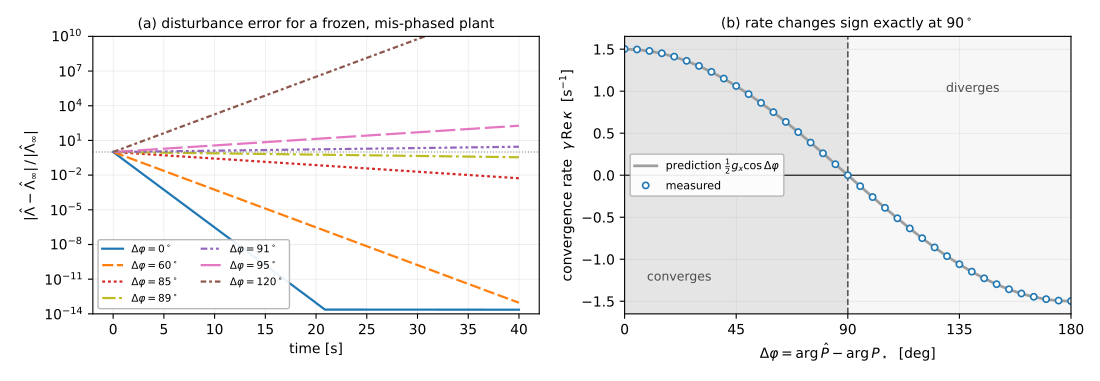

Source code (Python):
"""Divergence of the disturbance estimate when the plant phase violates the
90-degree margin condition (eq. `margin` of the report).

The exact component-wise AVC update is run with the plant half frozen at
P_hat = |P_star| exp(i(arg P_star + dphi)), so that |kappa| = 1 and the only
varying quantity is the phase error dphi. A single noiseless tone is used, so
the only mechanism at play is the one under test.
"""
import numpy as np
import matplotlib
matplotlib.use('Agg')
import matplotlib.pyplot as plt

import avc_plotstyle as st

TS   = 1e-3                                     # loop period [s]
FVIB = 47.0                                     # vibration frequency [Hz]
GX   = 3.0                                      # state adaptation gain
PSTAR = 0.555 * np.exp(1j * np.radians(119.0))  # measured plant at 47 Hz
LSTAR = 120.0 * np.exp(1j * 0.7)                # disturbance phasor


def run(dphi_deg, tmax):
    """Exact AVC update, plant frozen at a phase error of dphi_deg."""
    Phat = abs(PSTAR) * np.exp(1j * (np.angle(PSTAR) + np.radians(dphi_deg)))
    kappa = np.conj(PSTAR / Phat)
    Linf = LSTAR / kappa
    x1, x2 = Phat.real, Phat.imag
    x3, x4 = 0.0, 0.0
    w, a, mu = 2 * np.pi * FVIB, 0.0, GX * TS
    n = int(tmax / TS)
    out = np.empty(n)
    for k in range(n):
        c, s = np.cos(a), np.sin(a)
        D = x1 * x1 + x2 * x2
        tc = -(x1 * x3 - x2 * x4) / D
        ts = -(x1 * x4 + x2 * x3) / D
        Z = (tc + 1j * ts) * np.conj(PSTAR) + LSTAR
        y = Z.real * c + Z.imag * s
        e = (tc * c + ts * s) * x1 + (ts * c - tc * s) * x2 + c * x3 + s * x4 - y
        x3 -= mu * c * e
        x4 -= mu * s * e
        a += w * TS
        out[k] = abs(x3 + 1j * x4 - Linf)
        if out[k] > 1e30:
            out[k:] = np.nan
            break
    return np.arange(n) * TS, out / abs(Linf)


# ---- panel (a): a few representative phase errors -------------------------
TMAX = 40.0
cases = [0, 60, 85, 89, 91, 95, 120]
# grey ladder plus distinct dashes: seven curves, no colour needed
sty = dict(zip(cases, st.styles(len(cases), markers=False)))
traj = {d: run(d, TMAX) for d in cases}

# ---- panel (b): measured growth rate against cos(dphi) --------------------
angles = np.arange(0, 181, 5.0)
rates = []
for d in angles:
    tmax = 40.0 if abs(d - 90) < 25 else 6.0   # slow rates need a long baseline
    t, v = run(d, tmax)
    m = (t > 0.1 * tmax) & (t < 0.95 * tmax) & np.isfinite(v) & (v > 1e-250)
    rates.append(-np.polyfit(t[m], np.log(v[m]), 1)[0] if m.sum() > 50 else np.nan)
rates = np.array(rates)

st.apply_rc(plt)
fig, ax = plt.subplots(1, 2, figsize=(11, 3.8))

a = ax[0]
for d in cases:
    t, v = traj[d]
    a.semilogy(t, np.maximum(v, 1e-16), lw=1.6, **sty[d],
               label=rf'$\Delta\varphi={d}^\circ$')
a.axhline(1.0, color='0.5', lw=0.8, ls=':')
a.set_xlabel('time [s]')
a.set_ylabel(r'$|\hat\Lambda-\hat\Lambda_\infty|\,/\,|\hat\Lambda_\infty|$')
a.set_ylim(1e-14, 1e10)
a.set_title(r'(a) disturbance error for a frozen, mis-phased plant', fontsize=10)
a.legend(fontsize=7.5, ncol=2, loc='lower left')

b = ax[1]
b.axhline(0, color='k', lw=0.8)
b.axvspan(0, 90, facecolor='0.90', edgecolor='none', zorder=0)
b.axvspan(90, 180, facecolor='0.97', edgecolor='none', zorder=0,
          hatch='///')
b.axvline(90, color='0.35', lw=1.2, ls='--')
b.plot(angles, 0.5 * GX * np.cos(np.radians(angles)), lw=2.0, color='0.62',
       label=r'prediction $\frac{1}{2}g_x\cos\Delta\varphi$')
b.plot(angles, rates, 'o', ms=4.5, color=st.COLORS[0], mfc='white',
       mew=1.2, label='measured')
b.set_xlabel(r'$\Delta\varphi=\arg\hat P-\arg P_\star$  [deg]')
b.set_ylabel(r'convergence rate  $\gamma\,\mathrm{Re}\,\kappa$  [s$^{-1}$]')
b.set_xlim(0, 180)
b.set_xticks([0, 45, 90, 135, 180])
b.set_title('(b) rate changes sign exactly at $90^\\circ$', fontsize=10)
b.text(0.05, 0.12, 'converges', transform=b.transAxes, fontsize=9, color='0.3')
b.text(0.72, 0.80, 'diverges', transform=b.transAxes, fontsize=9, color='0.3')
b.legend(fontsize=8, loc='center left')

for x in ax:
    x.grid(alpha=0.3)
fig.tight_layout()
fig.savefig('avc_margin_check.pdf')

print('  dphi   measured    predicted')
for i, d in enumerate(angles):
    if d % 15 == 0 or abs(d - 90) <= 10:
        print(f'{d:6.0f} {rates[i]:+10.4f} {0.5*GX*np.cos(np.radians(d)):+10.4f}')
